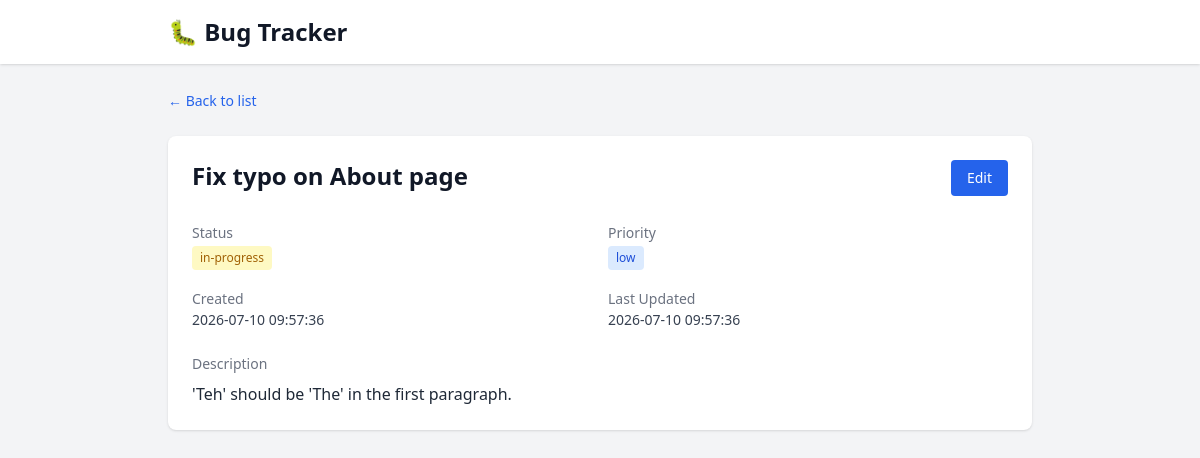
The app's page /bug/3 with its own data.
### tables this page shows
CREATE TABLE bugs (
            id          INTEGER PRIMARY KEY AUTOINCREMENT,
            title       TEXT NOT NULL,
            description TEXT,
            status      TEXT DEFAULT 'open',
            priority    TEXT DEFAULT 'medium',
            created_at  TIMESTAMP DEFAULT CURRENT_TIMESTAMP,
            updated_at  TIMESTAMP DEFAULT CURRENT_TIMESTAMP
        );

### app.py (the view)
@app.route("/bug/<int:bug_id>")
def bug_detail(bug_id):
    bug = get_bug(bug_id)
    if bug is None:
        flash("Bug not found.", "error")
        return redirect(url_for("index"))
    return render_template("bug_detail.html", bug=bug)

### db.py (called while the page is built)
def get_connection():
    conn = sqlite3.connect(DB_NAME)
    conn.row_factory = sqlite3.Row
    return conn

def get_bug(bug_id):
    conn = get_connection()
    bug = conn.execute(
        "SELECT * FROM bugs WHERE id = ?", (bug_id,)
    ).fetchone()
    conn.close()
    return bug

### templates/bug_detail.html
{% extends "base.html" %}
{% block content %}
    <div class="mb-6">
        <a href="/" class="text-blue-600 hover:underline text-sm">&larr; Back to list</a>
    </div>
    <div class="bg-white rounded-lg shadow p-6">
        <div class="flex justify-between items-start mb-6">
            <h2 class="text-2xl font-bold">{{ bug.title }}</h2>
            <a href="/bug/{{ bug.id }}/edit" class="bg-blue-600 text-white px-4 py-2 rounded hover:bg-blue-700 transition text-sm">
                Edit
            </a>
        </div>
        <div class="grid grid-cols-2 gap-4 mb-6">
            <div>
                <span class="text-sm font-medium text-gray-500">Status</span>
                <p>
                    <span class="inline-block px-2 py-1 text-xs font-medium rounded
                        {% if bug.status == 'open' %}bg-green-100 text-green-700
                        {% elif bug.status == 'in-progress' %}bg-yellow-100 text-yellow-700
                        {% else %}bg-gray-100 text-gray-700{% endif %}">
                        {{ bug.status }}
                    </span>
                </p>
            </div>
            <div>
                <span class="text-sm font-medium text-gray-500">Priority</span>
                <p>
                    <span class="inline-block px-2 py-1 text-xs font-medium rounded
                        {% if bug.priority == 'high' %}bg-red-100 text-red-700
                        {% elif bug.priority == 'medium' %}bg-yellow-100 text-yellow-700
                        {% else %}bg-blue-100 text-blue-700{% endif %}">
                        {{ bug.priority }}
                    </span>
                </p>
            </div>
            <div>
                <span class="text-sm font-medium text-gray-500">Created</span>
                <p class="text-sm text-gray-700">{{ bug.created_at }}</p>
            </div>
            <div>
                <span class="text-sm font-medium text-gray-500">Last Updated</span>
                <p class="text-sm text-gray-700">{{ bug.updated_at }}</p>
            </div>
        </div>
        <div>
            <h3 class="text-sm font-medium text-gray-500 mb-2">Description</h3>
            {% if bug.description %}
                <p class="text-gray-800 whitespace-pre-wrap">{{ bug.description }}</p>
            {% else %}
                <p class="text-gray-400 italic">No description provided.</p>
            {% endif %}
        </div>
    </div>
{% endblock %}

### records on screen
bugs: title "Fix typo on About page", status "in-progress", priority "low", created_at "2026-07-10 09:57:36", updated_at "2026-07-10 09:57:36", description "'Teh' should be 'The' in the first paragraph."
